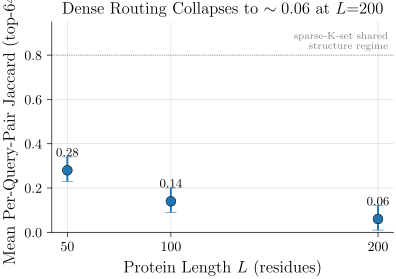

Recreate this plot in Python.
# P33_v2: Focus on just the F12 headline — per-query-pair Jaccard at L=50/100/200,
# annotated with the "0.06 at L=200" collapse number.
# Visualizes: F12 / E061
# DATA: inline from F12 prose
import sys
from pathlib import Path
sys.path.insert(0, str(Path(__file__).parent.parent))
from plot_utils import figsize
import matplotlib.pyplot as plt
import numpy as np

L = np.array([50, 100, 200])
mean_jaccard = np.array([0.28, 0.14, 0.06])
p25 = mean_jaccard - 0.05
p75 = mean_jaccard + 0.06

fig, ax = plt.subplots(figsize=figsize(0.7))
ax.errorbar(L, mean_jaccard, yerr=[mean_jaccard - p25, p75 - mean_jaccard],
            fmt="o", color="#1f77b4", lw=1.4, capsize=4, markersize=7,
            ecolor="#1f77b4", markeredgecolor="black", markeredgewidth=0.4)

for x_, y_ in zip(L, mean_jaccard):
    ax.annotate(f"{y_:.2f}", (x_, y_), xytext=(0, 10), textcoords="offset points",
                fontsize=9, ha="center")

# Reference shared-K-set sparse line
ax.axhline(0.8, color="#7f7f7f", lw=0.6, ls=":")
ax.text(205, 0.82, "sparse-K-set shared\nstructure regime", fontsize=7,
        color="#7f7f7f", ha="right", va="bottom")

ax.set_xticks(L)
ax.set_xlabel("Protein Length $L$ (residues)")
ax.set_ylabel("Mean Per-Query-Pair Jaccard (top-64)")
ax.set_title("Dense Routing Collapses to $\\sim0.06$ at $L{=}200$")
ax.set_ylim(0, 0.95)
ax.spines[["top", "right"]].set_visible(False)
ax.grid(True, lw=0.4, alpha=0.5, zorder=0)

fig.savefig(Path(__file__).with_suffix(".pdf"))
